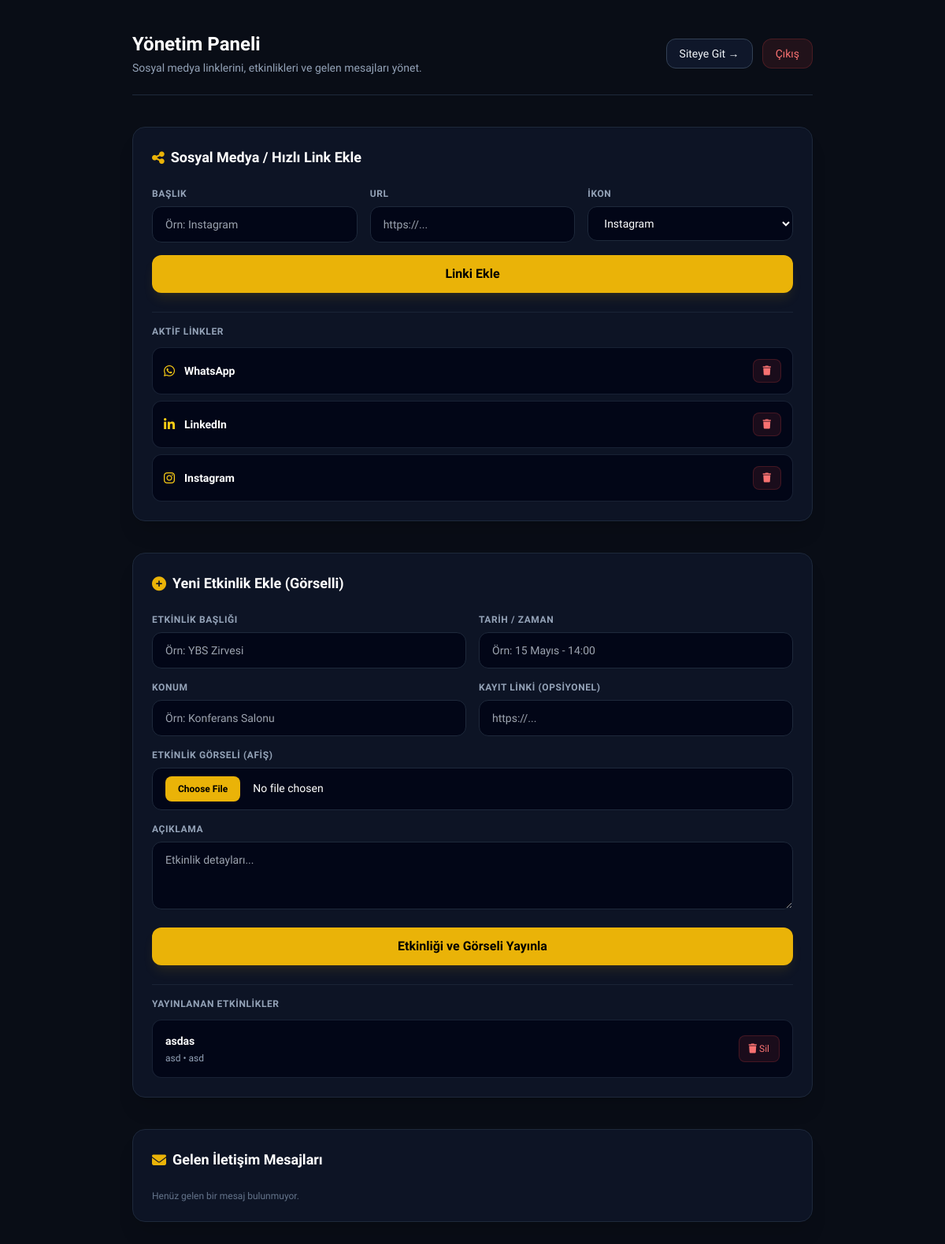
Before: /admin (signed in) with the older database file.
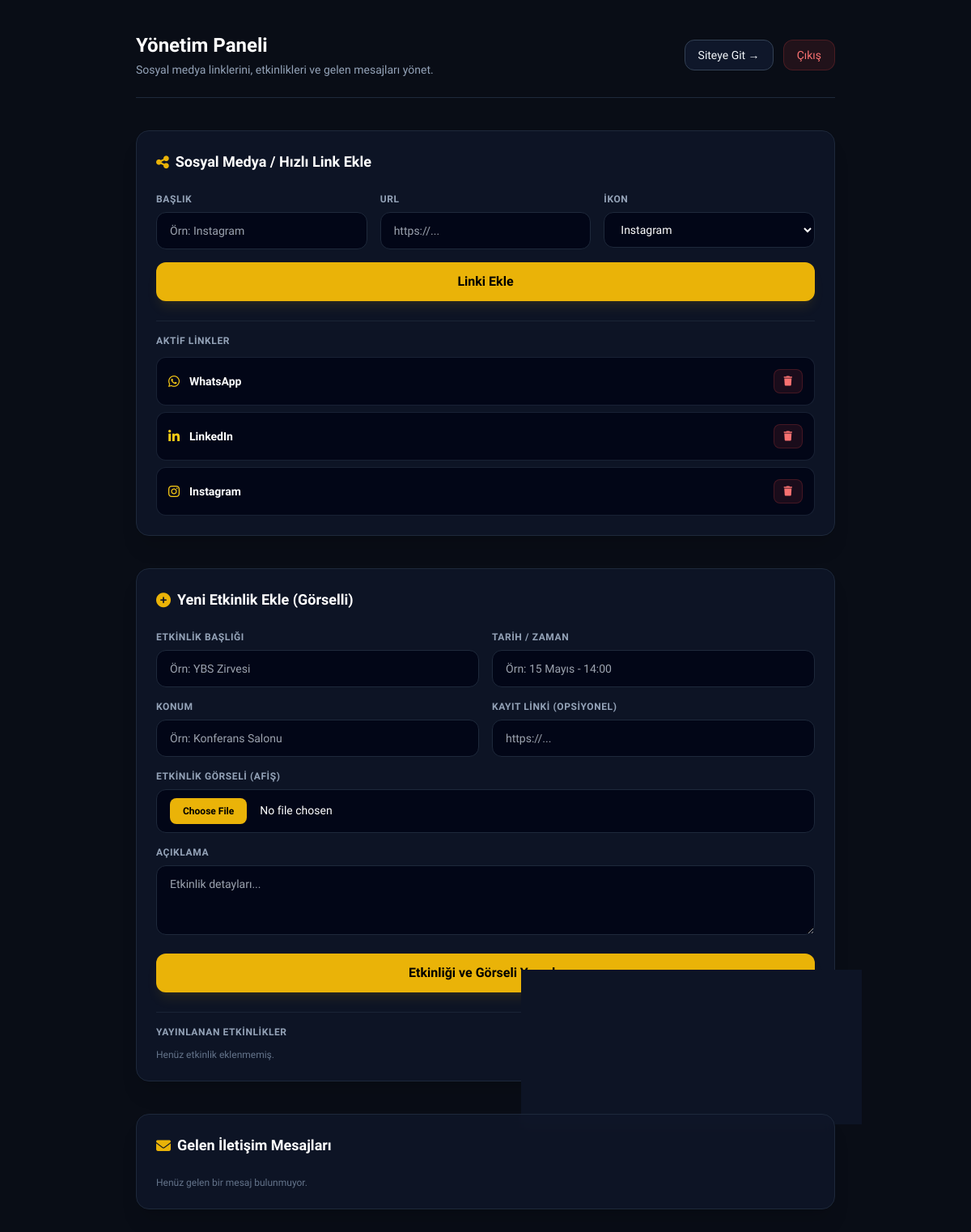
After: the same page with the newer database file.
### app.py (models this page shows)
class Link(db.Model):
  id = db.Column(db.Integer, primary_key=True)
  title = db.Column(db.String(100), nullable=False)
  url = db.Column(db.String(250), nullable=False)
  icon = db.Column(db.String(50), default="fa-solid fa-link")

class Event(db.Model):
  id = db.Column(db.Integer, primary_key=True)
  title = db.Column(db.String(150), nullable=False)
  description = db.Column(db.Text, nullable=False)
  date = db.Column(db.String(50), nullable=False)
  location = db.Column(db.String(100), nullable=False)
  rsvp_link = db.Column(db.String(250))
  image_filename = db.Column(db.String(250))

### app.py (the view, shortened to what this page needs)
@app.route("/admin", methods=["GET", "POST"])
def admin():
  events = Event.query.order_by(Event.id.desc()).all()
  links = Link.query.order_by(Link.id.desc()).all()
  messages = ContactMessage.query.order_by(ContactMessage.id.desc()).all()
  return render_template(
      "admin.html", events=events, links=links, messages=messages
  )

### templates/admin.html (shortened to what this page needs)
<!DOCTYPE html>
<html lang="tr">
<head>
    <script src="https://cdn.tailwindcss.com"></script>
    <link rel="stylesheet" href="https://cdnjs.cloudflare.com/ajax/libs/font-awesome/6.4.0/css/all.min.css">
</head>
<body class="bg-[#090d16] text-slate-100 min-h-screen flex flex-col justify-between">
    <main class="max-w-4xl mx-auto px-4 py-10 w-full space-y-10">
        <div class="flex items-center justify-between border-b border-slate-800 pb-6">
            <div class="space-y-1">
                <h1 class="text-2xl font-extrabold text-white">Yönetim Paneli</h1>
                <p class="text-slate-400 text-sm">Sosyal medya linklerini, etkinlikleri ve gelen mesajları yönet.</p>
            </div>
            <div class="flex items-center gap-3">
                <a href="/" target="_blank" class="text-sm bg-slate-900 hover:bg-slate-800 border border-slate-700 px-4 py-2 rounded-xl transition-colors font-medium">Siteye Git &rarr;</a>
                <a href="/logout" class="text-sm bg-red-500/10 hover:bg-red-500/20 text-red-400 border border-red-500/20 px-4 py-2 rounded-xl transition-colors font-medium">Çıkış</a>
            </div>
        </div>
        <div class="bg-slate-900/80 border border-slate-800 p-6 rounded-2xl shadow-xl space-y-6 backdrop-blur">
            <h2 class="text-lg font-bold text-white flex items-center gap-2">
                <i class="fa-solid fa-share-nodes text-yellow-500"></i> Sosyal Medya / Hızlı Link Ekle
            </h2>
            <form action="/admin/add_link" method="POST" class="space-y-4">
                <div class="grid grid-cols-1 md:grid-cols-3 gap-4">
                    <div>
                        <label class="block text-xs font-bold uppercase tracking-wider text-slate-400 mb-2">Başlık</label>
                        <input type="text" name="title" required placeholder="Örn: Instagram"
                               class="w-full px-4 py-3 bg-slate-950 border border-slate-800 rounded-xl focus:outline-none focus:border-yellow-500 text-white text-sm">
                    </div>
                    <div>
                        <label class="block text-xs font-bold uppercase tracking-wider text-slate-400 mb-2">URL</label>
                        <input type="url" name="url" required placeholder="https://..."
                               class="w-full px-4 py-3 bg-slate-950 border border-slate-800 rounded-xl focus:outline-none focus:border-yellow-500 text-white text-sm">
                    </div>
                    <div>
                        <label class="block text-xs font-bold uppercase tracking-wider text-slate-400 mb-2">İkon</label>
                        <select name="icon" class="w-full px-4 py-3 bg-slate-950 border border-slate-800 rounded-xl focus:outline-none focus:border-yellow-500 text-white text-sm">
                            <option value="fa-brands fa-instagram">Instagram</option>
                        </select>
                    </div>
                </div>
                <button type="submit" class="w-full py-3 bg-yellow-500 hover:bg-yellow-400 transition-colors font-bold rounded-xl text-black shadow-lg shadow-yellow-500/10">
                    Linki Ekle
                </button>
            </form>
            <div class="space-y-3 pt-4 border-t border-slate-800/80">
                <h3 class="text-xs font-bold uppercase tracking-wider text-slate-400">Aktif Linkler</h3>
                {% if links %}
                    <div class="space-y-2">
                        {% for link in links %}
                        <div class="p-3.5 rounded-xl bg-slate-950 border border-slate-800/80 flex items-center justify-between text-sm">
                            <div class="flex items-center gap-3 overflow-hidden">
                                <i class="{{ link.icon }} text-yellow-400 text-base"></i>
                                <span class="font-semibold text-white">{{ link.title }}</span>
                            </div>
                            <form action="/admin/delete_link/{{ link.id }}" method="POST" onsubmit="return confirm('Silmek istediğinize emin misiniz?');">
                                <button type="submit" class="text-xs bg-red-500/10 hover:bg-red-500/20 text-red-400 px-3 py-1.5 rounded-lg border border-red-500/20 transition-colors">
                                    <i class="fa-solid fa-trash"></i>
                                </button>
                            </form>
                        </div>
                        {% endfor %}
                    </div>
                {% else %}
                    <p class="text-slate-500 text-xs">Henüz link eklenmemiş.</p>
                {% endif %}
            </div>
        </div>
        <div class="bg-slate-900/80 border border-slate-800 p-6 rounded-2xl shadow-xl space-y-6 backdrop-blur">
            <h2 class="text-lg font-bold text-white flex items-center gap-2">
                <i class="fa-solid fa-plus-circle text-yellow-500"></i> Yeni Etkinlik Ekle (Görselli)
            </h2>
            <form action="/admin/add_event" method="POST" enctype="multipart/form-data" class="space-y-4">
                <div class="grid grid-cols-1 md:grid-cols-2 gap-4">
                    <div>
                        <label class="block text-xs font-bold uppercase tracking-wider text-slate-400 mb-2">Etkinlik Başlığı</label>
                        <input type="text" name="title" required placeholder="Örn: YBS Zirvesi"
                               class="w-full px-4 py-3 bg-slate-950 border border-slate-800 rounded-xl focus:outline-none focus:border-yellow-500 text-white text-sm">
                    </div>
                    <div>
                        <label class="block text-xs font-bold uppercase tracking-wider text-slate-400 mb-2">Tarih / Zaman</label>
                        <input type="text" name="date" required placeholder="Örn: 15 Mayıs - 14:00"
                               class="w-full px-4 py-3 bg-slate-950 border border-slate-800 rounded-xl focus:outline-none focus:border-yellow-500 text-white text-sm">
                    </div>
                </div>
                <div class="grid grid-cols-1 md:grid-cols-2 gap-4">
                    <div>
                        <label class="block text-xs font-bold uppercase tracking-wider text-slate-400 mb-2">Konum</label>
                        <input type="text" name="location" required placeholder="Örn: Konferans Salonu"
                               class="w-full px-4 py-3 bg-slate-950 border border-slate-800 rounded-xl focus:outline-none focus:border-yellow-500 text-white text-sm">
                    </div>
                    <div>
                        <label class="block text-xs font-bold uppercase tracking-wider text-slate-400 mb-2">Kayıt Linki (Opsiyonel)</label>
                        <input type="url" name="rsvp_link" placeholder="https://..."
                               class="w-full px-4 py-3 bg-slate-950 border border-slate-800 rounded-xl focus:outline-none focus:border-yellow-500 text-white text-sm">
                    </div>
                </div>
                <div>
                    <label class="block text-xs font-bold uppercase tracking-wider text-slate-400 mb-2">Etkinlik Görseli (Afiş)</label>
                    <input type="file" name="image" accept="image/*"
                           class="w-full px-4 py-2.5 bg-slate-950 border border-slate-800 rounded-xl focus:outline-none focus:border-yellow-500 text-white text-sm file:mr-4 file:py-2 file:px-4 file:rounded-lg file:border-0 file:text-xs file:font-semibold file:bg-yellow-500 file:text-black hover:file:bg-yellow-400 cursor-pointer">
                </div>
                <div>
                    <label class="block text-xs font-bold uppercase tracking-wider text-slate-400 mb-2">Açıklama</label>
                    <textarea name="description" rows="3" required placeholder="Etkinlik detayları..."
                              class="w-full px-4 py-3 bg-slate-950 border border-slate-800 rounded-xl focus:outline-none focus:border-yellow-500 text-white text-sm"></textarea>
                </div>
                <button type="submit" class="w-full py-3 bg-yellow-500 hover:bg-yellow-400 transition-colors font-bold rounded-xl text-black shadow-lg shadow-yellow-500/10">
                    Etkinliği ve Görseli Yayınla
                </button>
            </form>
            <div class="space-y-3 pt-4 border-t border-slate-800/80">
                <h3 class="text-xs font-bold uppercase tracking-wider text-slate-400">Yayınlanan Etkinlikler</h3>
                {% if events %}
                    <div class="space-y-2">
                        {% for event in events %}
                        <div class="p-4 rounded-xl bg-slate-950 border border-slate-800/80 flex items-center justify-between text-sm">
                            <div class="space-y-1">
                                <h4 class="font-semibold text-white">{{ event.title }}</h4>
                                <p class="text-xs text-slate-400">{{ event.date }} • {{ event.location }}</p>
                            </div>
                            <form action="/admin/delete_event/{{ event.id }}" method="POST" onsubmit="return confirm('Silmek istediğinize emin misiniz?');">
                                <button type="submit" class="text-xs bg-red-500/10 hover:bg-red-500/20 text-red-400 px-3 py-2 rounded-lg border border-red-500/20 transition-colors">
                                    <i class="fa-solid fa-trash"></i> Sil
                                </button>
                            </form>
                        </div>
                        {% endfor %}
                    </div>
                {% else %}
                    <p class="text-slate-500 text-xs">Henüz etkinlik eklenmemiş.</p>
                {% endif %}
            </div>
        </div>
        <div class="bg-slate-900/80 border border-slate-800 p-6 rounded-2xl shadow-xl space-y-6 backdrop-blur">
            <h2 class="text-lg font-bold text-white flex items-center gap-2">
                <i class="fa-solid fa-envelope text-yellow-500"></i> Gelen İletişim Mesajları
            </h2>
            {% if messages %}
                <div class="space-y-3">
                    {% for msg in messages %}
                    <div class="p-4 rounded-xl bg-slate-950 border border-slate-800/80 space-y-2 text-sm">
                        <div class="flex items-center justify-between">
                            <div class="flex items-center gap-2">
                                <span class="font-bold text-white">{{ msg.name }}</span>
                                <span class="text-xs text-slate-400">({{ msg.email }})</span>
                            </div>
                            <form action="/admin/delete_message/{{ msg.id }}" method="POST" onsubmit="return confirm('Bu mesajı silmek istediğinize emin misiniz?');">
                                <button type="submit" class="text-xs bg-red-500/10 hover:bg-red-500/20 text-red-400 px-2.5 py-1 rounded-lg border border-red-500/20 transition-colors">
                                    <i class="fa-solid fa-trash"></i>
                                </button>
                            </form>
                        </div>
                        <p class="text-slate-300 bg-slate-900/60 p-3 rounded-lg border border-slate-800/50 text-xs leading-relaxed">{{ msg.message }}</p>
                    </div>
                    {% endfor %}
                </div>
            {% else %}
                <p class="text-slate-500 text-xs">Henüz gelen bir mesaj bulunmuyor.</p>
            {% endif %}
        </div>
    </main>
</body>
</html>

### templates/admin.html (style rules this page uses)
body { font-family: 'Plus Jakarta Sans', sans-serif; }

Changed rows visible on the page:
removed Event: title "asdas", date "asd", location "asd"
Other visible differences:
text now shown: "Henüz etkinlik eklenmemiş."
